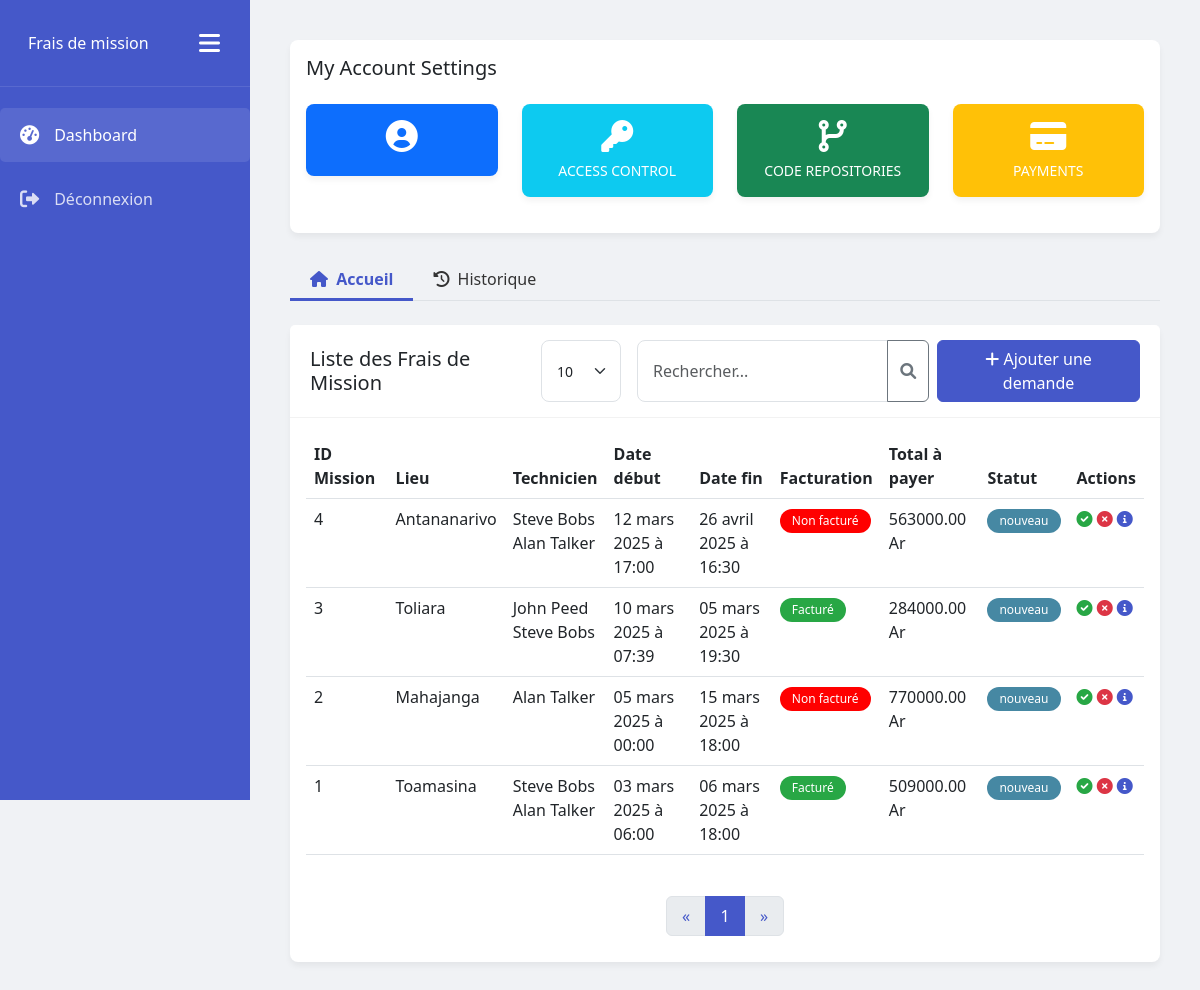
The app's page /, older data.
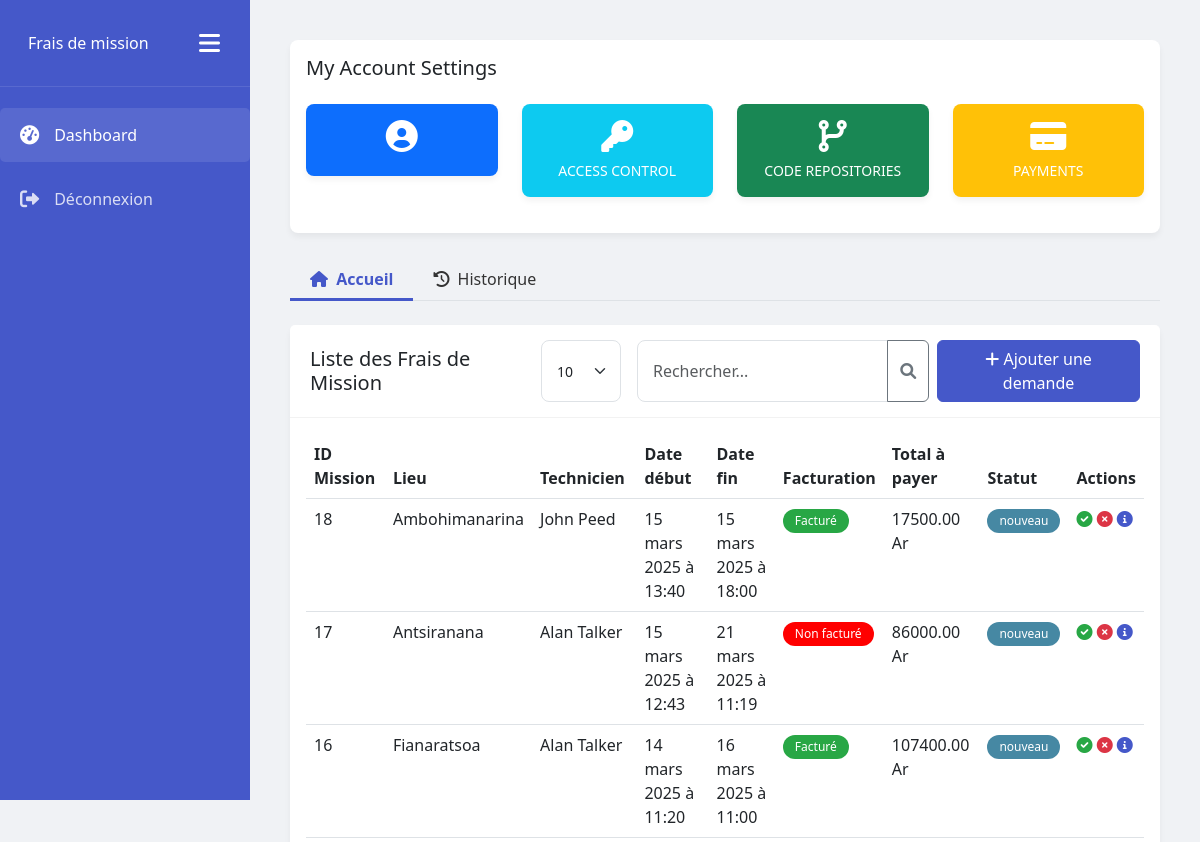
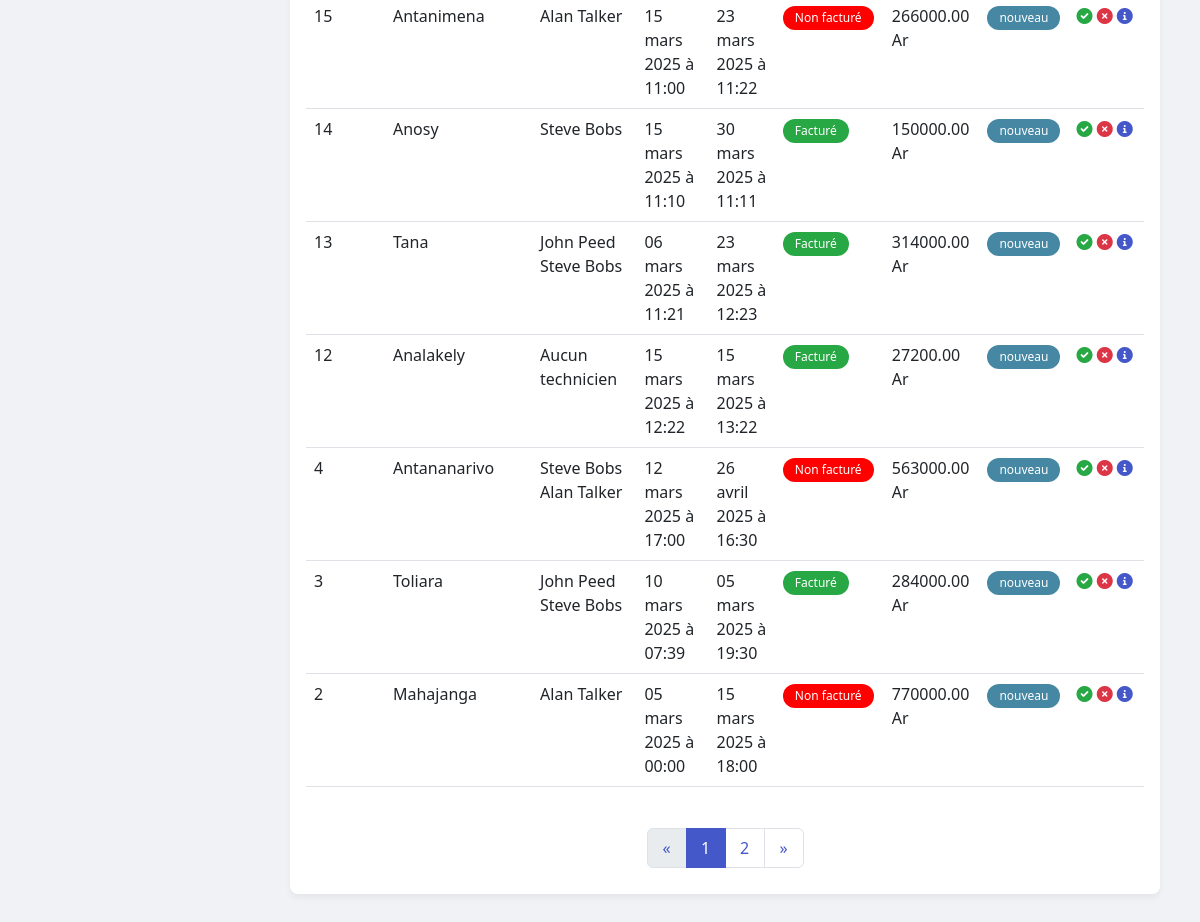
The same page, newer data (2 pictures, top to bottom).
### fdm_app/models.py (models this page shows, shortened)
class Mission(models.Model):
    techniciens = models.ManyToManyField(Technician, related_name="missions")
    mission_details = models.TextField(
        help_text='details de la mission',
        verbose_name='Mission Details'
    )
    start_date = models.DateField(
        help_text='date de debut de la mission',
        verbose_name='Start Date'
    )
    start_hour = models.TimeField(
        help_text='heure de debut de la mission',
        verbose_name='Start Hour'
    )
    end_date = models.DateField(
        help_text='date de fin de la mission',
        verbose_name='End Date'
    )
    end_hour = models.TimeField(
        help_text='heure de fin de la mission',
        verbose_name='End Hour'
    )
    location = models.CharField(
        max_length=50,
        help_text='lieu de la mission'
    )
    facturation = models.BooleanField(
        help_text='facturation de la mission, facturee ou non',
        verbose_name='Facturation'
    )
    STATUS_CHOICES = [
        ('NEW', 'New'),
        ('REFUSED', 'Refused'),
        ('VALIDATED', 'Validated'),
    ]
    status = models.CharField(
        max_length=10,
        choices=STATUS_CHOICES,
        default='NEW',
        verbose_name='Status',
        help_text='Statut de la mission'
    )

class Technician(models.Model):
    first_name = models.CharField(
        max_length=50,
        help_text='nom du technicien'
    )
    last_name = models.CharField(
        max_length=50,
        help_text='prenom du technicien'
    )

class Expense(models.Model):
    mission = models.ForeignKey(Mission, on_delete=models.CASCADE, related_name="depenses")
    hosting_days = models.IntegerField(
        help_text='nombre de jours de sejour',
        default=0.0,
    )
    overnight_rate = models.DecimalField(
        max_digits=10,
        decimal_places=2,
        default=0.00,
        help_text='tarif nuitée'
    )
    total_hosting = models.DecimalField(
        max_digits=10,
        decimal_places=2,
        help_text=' pris total de séjour',
        editable = False
    )
    meal_costs = models.DecimalField(
        max_digits=10,
        decimal_places=2,
        help_text='prix des repas',
    )
    total_meal_costs = models.DecimalField(
        max_digits=10,
        decimal_places=2,
        help_text='prix total des repas',
        editable = False,
        default=0.00,
    )
    transport = models.CharField(
        max_length=100,
        help_text='transport',
    )
    shipping_costs = models.DecimalField(
        max_digits=10,
        decimal_places=2,
        help_text='frais de transport',
    )
    various_expenses_details = models.CharField(
        max_length=100,
        help_text='divers frais',
    )
    various_expenses_price = models.DecimalField(
        max_digits=10,
        decimal_places=2,
        help_text='prix des divers frais',
    )
    total_expenses = models.DecimalField(
        max_digits=10,
        decimal_places=2,
        help_text='prix total des frais',
        editable = False,
        default=0.00,
    )

### fdm_app/views.py (the view, shortened to what this page needs)
# urls.py: path('', MissionListView.as_view(), name='missions'),
class MissionListView(View):
    def get(self, request, *args, **kwargs):
        all_missions = Mission.objects.all().order_by('-id')
        search_query = request.GET.get('search', '')
        per_page = request.GET.get('per_page', 10)
        try:
            per_page = int(per_page)
        except (ValueError, TypeError):
            per_page = 10
        paginator = Paginator(all_missions, per_page)
        page = request.GET.get('page', 1)
        try:
            missions = paginator.page(page)
        except PageNotAnInteger:
            missions = paginator.page(1)
        except EmptyPage:
            missions = paginator.page(paginator.num_pages)
        technicians = Technician.objects.all()
        context = {
            'missions': missions,
            'technicians': technicians,
            'active_tab': 'missions'  # pour le style lorsqu'on clique sur historique ou accueil
        }
        return render(request, 'index.html', context)

### fdm_app/templates/index.html (shortened to what the changed rows need)
 {% extends 'base.html' %}
 {% block content %}
<body>
  <div class="main-content">
    <div class="card mb-4">
      <div class="card-body fade-in">
        <div class="table-responsive">
          <table class="table table-hover">
            <thead>
              <tr>
                <th>ID Mission</th>
                <th>Lieu</th>
                <th>Technicien</th>
                <th>Date début</th>
                <th>Date fin</th>
                <th>Facturation</th>
                <th>Total à payer</th>
                <th>Statut</th>
                <th>Actions</th>
              </tr>
            </thead>
            <tbody>
              {% for mission in missions %}
              <tr>
                <td> {{ mission.id }} </td>
                <td>{{ mission.location }}</td>
                <td>
                  {% for technicien in mission.techniciens.all %}
                    {{ technicien.first_name }} {{ technicien.last_name }}<br>
                  {% empty %}
                    Aucun technicien
                  {% endfor %}
                </td>
                <td>{{ mission.start_date|date:"d F Y" }} à {{ mission.start_hour|time:"H:i" }} </td>
                <td>{{ mission.end_date|date:"d F Y" }} à {{ mission.end_hour|time:"H:i" }}</td>
                {% if mission.facturation %}
                <td><span class="badge badge-billed" style="background-color:#28a745;">Facturé</span></td>
                {% else %}
                <td><span class="badge badge-not-billed" style="background-color:red;">Non facturé</span></td>
                {% endif %}
                {% for expense in mission.depenses.all %}
                <td> {{ expense.total_expenses }} Ar </td>
                {% endfor %}
                <td>
                  {% if mission.status == "NEW" %}
                    <span class="badge badge-new" style="background-color:#4688A3">nouveau</span>
                  {% elif mission.status == "REFUSED" %}
                    <span class="badge badge-refused" style="background-color: red;">refusée</span>
                  {% elif mission.status == "VALIDATED" %}
                    <span class="badge badge-validated" style="background-color: green;">validée</span>
                  {% endif %}
                </td>
                <td class="action-icons">
                  <i class="fas fa-check-circle validate" data-bs-toggle="modal" data-bs-target="#validateModal"></i>
                  <i class="fas fa-times-circle refuse" data-bs-toggle="modal" data-bs-target="#refuseModal"></i>
                  <i class="fas fa-info-circle details" data-bs-toggle="modal" data-bs-target="#detailModal{{ mission.id }}"></i>
                </td>
              </tr>
              {% endfor %}
            </tbody>
          </table>
        </div>
        <div class="pagination-container">
          <nav aria-label="Page navigation">
            <ul class="pagination">
              {% for num in missions.paginator.page_range %}
                {% if missions.number == num %}
                  <li class="page-item active">
                    <a class="page-link" href="?page={{ num }}{% if request.GET.search %}&search={{ request.GET.search }}{% endif %} ">
                      {{ num }}
                    </a>
                  </li>
                {% elif num > missions.number|add:'-3' and num < missions.number|add:'3' %}
                  <li class="page-item"><a class="page-link" href="?page={{ num }}{% if request.GET.search %}&search={{ request.GET.search }}{% endif %}">{{ num }}</a></li>
                {% endif %}
              {% endfor %}
              {% if missions.has_next %}
                <li class="page-item">
                  <a class="page-link" href="?page={{ missions.next_page_number }}{% if request.GET.search %}&search={{ request.GET.search }}{% endif %}" aria-label="Next">
                    <span aria-hidden="true">&raquo;</span>
                  </a>
                </li>
              {% else %}
                <li class="page-item disabled">
                  <a class="page-link" href="#" aria-label="Next">
                    <span aria-hidden="true">&raquo;</span>
                  </a>
                </li>
              {% endif %}
            </ul>
          </nav>
        </div>
</body>
</html>
{% endblock %}

Row changes from the older to the newer data that the page shows:
no longer on this page (row unchanged): Mission: id "1", location "Toamasina", start_date "03 mars 2025", start_hour "06:00", end_date "06 mars 2025", end_hour "18:00", facturation "Facturé", status "nouveau", Technician (first_name "Steve", last_name "Bobs"), Technician (first_name "Alan", last_name "Talker")
no longer on this page (row unchanged): Expense: total_expenses "509000.00", shown under "1"
added Mission: id "18", location "Ambohimanarina", start_date "15 mars 2025", start_hour "13:40", end_date "15 mars 2025", end_hour "18:00", facturation "Facturé", status "nouveau", Technician (first_name "John", last_name "Peed")
added Expense: total_expenses "17500.00", shown under "18"
added Mission: id "17", location "Antsiranana", start_date "15 mars 2025", start_hour "12:43", end_date "21 mars 2025", end_hour "11:19", facturation "Non facturé", status "nouveau", Technician (first_name "Alan", last_name "Talker")
added Expense: total_expenses "86000.00", shown under "17"
added Mission: id "16", location "Fianaratsoa", start_date "14 mars 2025", start_hour "11:20", end_date "16 mars 2025", end_hour "11:00", facturation "Facturé", status "nouveau", Technician (first_name "Alan", last_name "Talker")
added Expense: total_expenses "107400.00", shown under "16"
added Mission: id "15", location "Antanimena", start_date "15 mars 2025", start_hour "11:00", end_date "23 mars 2025", end_hour "11:22", facturation "Non facturé", status "nouveau", Technician (first_name "Alan", last_name "Talker")
added Expense: total_expenses "266000.00", shown under "15"
added Mission: id "14", location "Anosy", start_date "15 mars 2025", start_hour "11:10", end_date "30 mars 2025", end_hour "11:11", facturation "Facturé", status "nouveau", Technician (first_name "Steve", last_name "Bobs")
added Expense: total_expenses "150000.00", shown under "14"
added Mission: id "13", location "Tana", start_date "06 mars 2025", start_hour "11:21", end_date "23 mars 2025", end_hour "12:23", facturation "Facturé", status "nouveau", Technician (first_name "John", last_name "Peed"), Technician (first_name "Steve", last_name "Bobs")
added Expense: total_expenses "314000.00", shown under "13"
added Mission: id "12", location "Analakely", start_date "15 mars 2025", start_hour "12:22", end_date "15 mars 2025", end_hour "13:22", facturation "Facturé", status "nouveau"
added Expense: total_expenses "27200.00", shown under "12"
Text that changed along with them:
new list line: "2"
